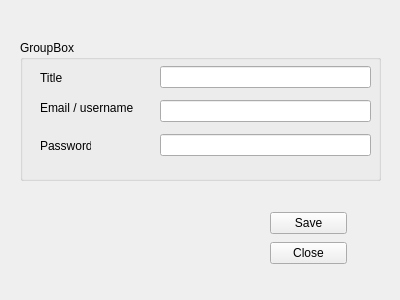
<?xml version="1.0" encoding="UTF-8"?>
<ui version="4.0">
 <class>Form</class>
 <widget class="QWidget" name="Form">
  <property name="geometry">
   <rect>
    <x>0</x>
    <y>0</y>
    <width>400</width>
    <height>300</height>
   </rect>
  </property>
  <property name="windowTitle">
   <string>Form</string>
  </property>
  <widget class="QGroupBox" name="groupBox">
   <property name="geometry">
    <rect>
     <x>20</x>
     <y>40</y>
     <width>361</width>
     <height>141</height>
    </rect>
   </property>
   <property name="title">
    <string>GroupBox</string>
   </property>
   <widget class="QWidget" name="">
    <property name="geometry">
     <rect>
      <x>140</x>
      <y>20</y>
      <width>211</width>
      <height>102</height>
     </rect>
    </property>
    <layout class="QVBoxLayout" name="verticalLayout_2">
     <item>
      <widget class="QLineEdit" name="lineEdit_title"/>
     </item>
     <item>
      <widget class="QLineEdit" name="lineEdit_email"/>
     </item>
     <item>
      <widget class="QLineEdit" name="lineEdit_password"/>
     </item>
    </layout>
   </widget>
   <widget class="QLabel" name="label_3">
    <property name="geometry">
     <rect>
      <x>20</x>
      <y>80</y>
      <width>51</width>
      <height>51</height>
     </rect>
    </property>
    <property name="text">
     <string>Password</string>
    </property>
   </widget>
   <widget class="QLabel" name="label">
    <property name="geometry">
     <rect>
      <x>20</x>
      <y>30</y>
      <width>49</width>
      <height>16</height>
     </rect>
    </property>
    <property name="text">
     <string>Title</string>
    </property>
   </widget>
   <widget class="QLabel" name="label_2">
    <property name="geometry">
     <rect>
      <x>20</x>
      <y>60</y>
      <width>101</width>
      <height>16</height>
     </rect>
    </property>
    <property name="text">
     <string>Email / username</string>
    </property>
   </widget>
  </widget>
  <widget class="QWidget" name="">
   <property name="geometry">
    <rect>
     <x>270</x>
     <y>210</y>
     <width>77</width>
     <height>56</height>
    </rect>
   </property>
   <layout class="QVBoxLayout" name="verticalLayout">
    <item>
     <widget class="QPushButton" name="pushButton_save">
      <property name="text">
       <string>Save</string>
      </property>
     </widget>
    </item>
    <item>
     <widget class="QPushButton" name="pushButton_close">
      <property name="text">
       <string>Close</string>
      </property>
     </widget>
    </item>
   </layout>
  </widget>
 </widget>
 <resources/>
 <connections/>
</ui>
